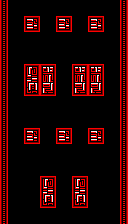

The image is a tile-based game level rendered from a .tmx file. Its description and complete source (layers, tilesets, objects, tile grids) follow:
An orthogonal 16x28 tile map with 8x8 px tiles, 2 tile layers (border, Tile Layer 1) and 17 objects (10x Obstacle, 5x Coin(red), 2x Custom(BgRed)).

<map version="1.4" tiledversion="1.4.3" orientation="orthogonal" renderorder="right-down" width="16" height="28" tilewidth="8" tileheight="8" infinite="0" nextlayerid="6" nextobjectid="28">
 <editorsettings>
  <export target="../../../resources/levels/zones/red/red_easy_0.json" format="ld48-export" />
 </editorsettings>
 <tileset firstgid="1" source="../../tsx/tiles_red.tsx" />
 <objectgroup id="4" name="bg_base">
  <properties>
   <property name="z" type="float" value="-1" />
  </properties>
  <object id="20" name="BG" type="Custom(BgRed)" x="0" y="0" width="128" height="144" />
  <object id="21" name="BG" type="Custom(BgRed)" x="0" y="80" width="128" height="144" />
 </objectgroup>
 <layer id="1" name="border" width="16" height="28">
  <data encoding="csv">
109,0,0,0,0,0,0,0,0,0,0,0,0,0,0,109,
109,0,0,0,0,0,0,0,0,0,0,0,0,0,0,109,
109,0,0,0,0,0,0,0,0,0,0,0,0,0,0,109,
109,0,0,0,0,0,0,0,0,0,0,0,0,0,0,109,
109,0,0,0,0,0,0,0,0,0,0,0,0,0,0,109,
109,0,0,0,0,0,0,0,0,0,0,0,0,0,0,109,
109,0,0,0,0,0,0,0,0,0,0,0,0,0,0,109,
109,0,0,0,0,0,0,0,0,0,0,0,0,0,0,109,
109,0,0,0,0,0,0,0,0,0,0,0,0,0,0,109,
109,0,0,0,0,0,0,0,0,0,0,0,0,0,0,109,
109,0,0,0,0,0,0,0,0,0,0,0,0,0,0,109,
109,0,0,0,0,0,0,0,0,0,0,0,0,0,0,109,
109,0,0,0,0,0,0,0,0,0,0,0,0,0,0,109,
109,0,0,0,0,0,0,0,0,0,0,0,0,0,0,109,
109,0,0,0,0,0,0,0,0,0,0,0,0,0,0,109,
109,0,0,0,0,0,0,0,0,0,0,0,0,0,0,109,
109,0,0,0,0,0,0,0,0,0,0,0,0,0,0,109,
109,0,0,0,0,0,0,0,0,0,0,0,0,0,0,109,
109,0,0,0,0,0,0,0,0,0,0,0,0,0,0,109,
109,0,0,0,0,0,0,0,0,0,0,0,0,0,0,109,
109,0,0,0,0,0,0,0,0,0,0,0,0,0,0,109,
109,0,0,0,0,0,0,0,0,0,0,0,0,0,0,109,
109,0,0,0,0,0,0,0,0,0,0,0,0,0,0,109,
109,0,0,0,0,0,0,0,0,0,0,0,0,0,0,109,
109,0,0,0,0,0,0,0,0,0,0,0,0,0,0,109,
109,0,0,0,0,0,0,0,0,0,0,0,0,0,0,109,
109,0,0,0,0,0,0,0,0,0,0,0,0,0,0,109,
109,0,0,0,0,0,0,0,0,0,0,0,0,0,0,109
</data>
 </layer>
 <layer id="2" name="Tile Layer 1" width="16" height="28">
  <data encoding="csv">
0,0,0,0,0,0,0,0,0,0,0,0,0,0,0,0,
0,0,0,0,0,0,0,0,0,0,0,0,0,0,0,0,
0,0,0,112,113,0,0,112,113,0,0,112,113,0,0,0,
0,0,0,149,150,0,0,149,150,0,0,149,150,0,0,0,
0,0,0,0,0,0,0,0,0,0,0,0,0,0,0,0,
0,0,0,0,0,0,0,0,0,0,0,0,0,0,0,0,
0,0,0,0,0,0,0,0,0,0,0,0,0,0,0,0,
0,0,0,0,0,0,0,0,0,0,0,0,0,0,0,0,
0,0,0,9,10,12,13,0,0,12,13,12,13,0,0,0,
0,0,0,46,47,49,50,0,0,49,50,49,50,0,0,0,
0,0,0,83,84,86,87,0,0,86,87,86,87,0,0,0,
0,0,0,120,121,123,124,0,0,123,124,123,124,0,0,0,
0,0,0,0,0,0,0,0,0,0,0,0,0,0,0,0,
0,0,0,0,0,0,0,0,0,0,0,0,0,0,0,0,
0,0,0,0,0,0,0,0,0,0,0,0,0,0,0,0,
0,0,0,0,0,0,0,0,0,0,0,0,0,0,0,0,
0,0,0,112,113,0,0,112,113,0,0,112,113,0,0,0,
0,0,0,149,150,0,0,149,150,0,0,149,150,0,0,0,
0,0,0,0,0,0,0,0,0,0,0,0,0,0,0,0,
0,0,0,0,0,0,0,0,0,0,0,0,0,0,0,0,
0,0,0,0,0,0,0,0,0,0,0,0,0,0,0,0,
0,0,0,0,0,0,0,0,0,0,0,0,0,0,0,0,
0,0,0,0,0,9,10,0,0,9,10,0,0,0,0,0,
0,0,0,0,0,46,47,0,0,46,47,0,0,0,0,0,
0,0,0,0,0,83,84,0,0,83,84,0,0,0,0,0,
0,0,0,0,0,120,121,0,0,120,121,0,0,0,0,0,
0,0,0,0,0,0,0,0,0,0,0,0,0,0,0,0,
0,0,0,0,0,0,0,0,0,0,0,0,0,0,0,0
</data>
 </layer>
 <objectgroup id="3" name="pickups">
  <object id="1" name="pickup" type="Coin(red)" x="72" y="16" width="16" height="16" />
  <object id="2" name="pickup" type="Coin(red)" x="56" y="112" width="16" height="16" />
  <object id="5" name="pickup" type="Coin(red)" x="40" y="16" width="16" height="16" />
  <object id="7" name="pickup" type="Coin(red)" x="40" y="160" width="16" height="16" />
  <object id="27" name="pickup" type="Coin(red)" x="72" y="160" width="16" height="16" />
 </objectgroup>
 <objectgroup id="5" name="obstacles">
  <object id="12" name="obstacle" type="Obstacle" x="88" y="16" width="16" height="16" />
  <object id="13" name="obstacle" type="Obstacle" x="24" y="16" width="16" height="16" />
  <object id="14" name="obstacle" type="Obstacle" x="72" y="64" width="32" height="32" />
  <object id="15" name="obstacle" type="Obstacle" x="72" y="176" width="16" height="32" />
  <object id="17" name="obstacle" type="Obstacle" x="40" y="176" width="16" height="32" />
  <object id="22" name="obstacle" type="Obstacle" x="56" y="16" width="16" height="16" />
  <object id="23" name="obstacle" type="Obstacle" x="56" y="128" width="16" height="16" />
  <object id="24" name="obstacle" type="Obstacle" x="88" y="128" width="16" height="16" />
  <object id="25" name="obstacle" type="Obstacle" x="24" y="128" width="16" height="16" />
  <object id="26" name="obstacle" type="Obstacle" x="24" y="64" width="32" height="32" />
 </objectgroup>
</map>
